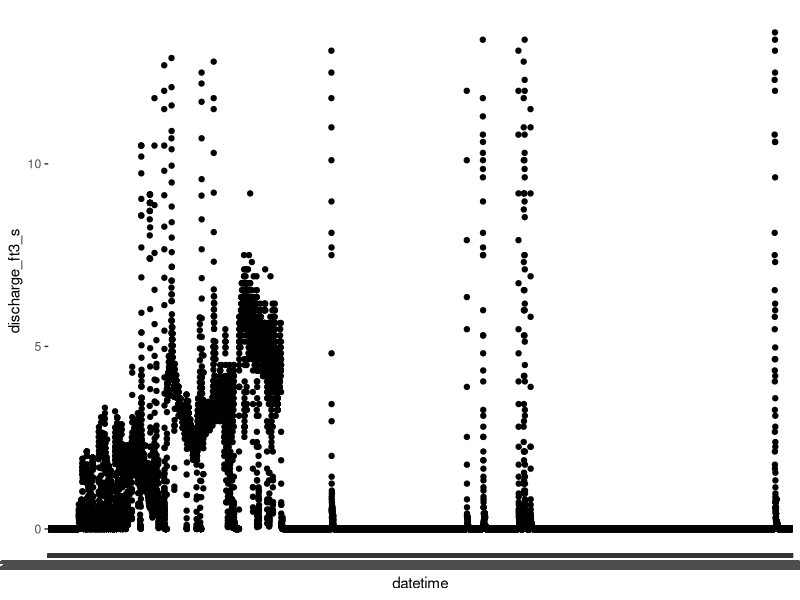

Reproduce this figure in R. (Note: this script raises an error after producing the figure.)
## ---- chunk 1
knitr::opts_chunk$set(echo = TRUE)
## ---- chunk 2
library(tidyverse)
## ---- chunk 3
water <- read_tsv("santa_cruz.txt", skip = 27, col_names = TRUE)

water
## ---- chunk 4
water <- water %>% 
  slice(-1)

water
## ---- chunk 5
water <- water %>% 
  rename(discharge_ft3_s = `307121_00060`,
         qualification_code = `307121_00060_cd`) %>% 
  mutate(discharge_ft3_s = as.double(discharge_ft3_s))
water
## ---- chunk 6
ggplot(water, aes(datetime, discharge_ft3_s)) +
  geom_point()
## ---- chunk 7
# date
today()

# date and time
now()
## ---- chunk 8
water %>% 
  mutate(datetime = as_datetime(datetime, format = "%Y-%m-%d %H:%M", tz = "MST"))
## ---- chunk 9
water <- water %>% 
  mutate(datetime = ymd_hm(datetime))
water
## ---- chunk 10
ggplot(water, aes(datetime, discharge_ft3_s)) +
  geom_point()

## ---- chunk 11
water %>% 
  mutate(Date = date(datetime))
## ---- chunk 12
water <- water %>% 
  mutate(Year = year(datetime),
         Month = month(datetime, label = TRUE),
         Day = day(datetime),
         Hour = hour(datetime),
         Minutes = minute(datetime),
         Seconds = second(datetime))
water
## ---- chunk 13
water %>% 
  group_by(Month) %>% 
  summarise(mean = mean(discharge_ft3_s))
## ---- chunk 14
water %>% 
  mutate(DOY = yday(datetime), .after = tz_cd)
## ---- chunk 15
surveys <- read_csv("surveys.csv")
surveys
## ---- chunk 16
surveys <- surveys %>% 
  mutate(date = make_date(year = yr,
                          month = mo,
                          day = day))
surveys
## ---- chunk 17
start <- min(surveys$date, na.rm = TRUE)
end <- max(surveys$date, na.rm = TRUE)

date_interval <- interval(start, end)
date_interval

as.duration(date_interval)
